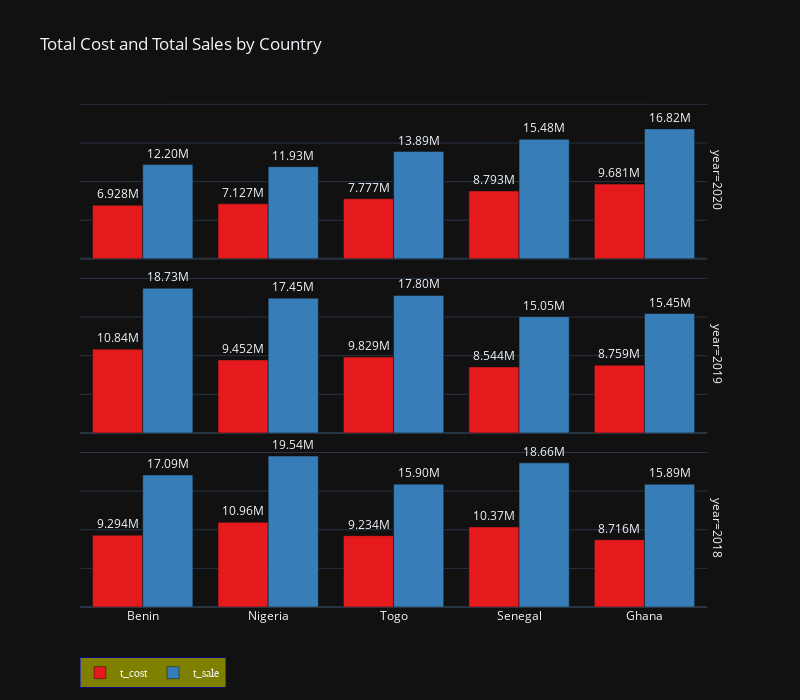

The notebook cell saved with this chart:
### Code cell
fig = px.bar(cntry_profit, 'country', ['t_cost', 't_sale'], text_auto='.4s', facet_row='year',
             title='Total Cost and Total Sales by Country', height=700, barmode='group',width=800,
             color_discrete_sequence=px.colors.qualitative.Set1, labels={'value':'', 'country':''})
fig.update_traces(textposition='outside', cliponaxis=False)
fig.update_yaxes(showticklabels=False)
fig.update_layout(legend = dict(
                        orientation='h',
                        title='',
                        font = dict(
                        family="Courier",
                        size=12,
                        ),
                        bgcolor='olive',
                        bordercolor='blue',
                        borderwidth=.5
                    ))

### Figure 1 — Plotly figure (JSON) as saved in the notebook; plotly's stock layout.template omitted (floating-point values rounded to 4 significant figures)
{"data": [{"alignmentgroup": "True", "cliponaxis": false, "hovertemplate": "variable=t_cost<br>year=2020<br>=%{y}<extra></extra>", "legendgroup": "t_cost", "marker": {"color": "rgb(228,26,28)", "pattern": {"shape": ""}}, "name": "t_cost", "offsetgroup": "t_cost", "orientation": "v", "showlegend": true, "textposition": "outside", "texttemplate": "%{y:.4s}", "type": "bar", "x": ["Benin", "Nigeria", "Togo", "Senegal", "Ghana"], "xaxis": "x3", "y": [6927960, 7126630, 7777190, 8792640, 9680680], "yaxis": "y3"}, {"alignmentgroup": "True", "cliponaxis": false, "hovertemplate": "variable=t_cost<br>year=2019<br>=%{y}<extra></extra>", "legendgroup": "t_cost", "marker": {"color": "rgb(228,26,28)", "pattern": {"shape": ""}}, "name": "t_cost", "offsetgroup": "t_cost", "orientation": "v", "showlegend": false, "textposition": "outside", "texttemplate": "%{y:.4s}", "type": "bar", "x": ["Senegal", "Ghana", "Nigeria", "Togo", "Benin"], "xaxis": "x2", "y": [8544020, 8758770, 9452460, 9829340, 10837760], "yaxis": "y2"}, {"alignmentgroup": "True", "cliponaxis": false, "hovertemplate": "variable=t_cost<br>year=2018<br>=%{y}<extra></extra>", "legendgroup": "t_cost", "marker": {"color": "rgb(228,26,28)", "pattern": {"shape": ""}}, "name": "t_cost", "offsetgroup": "t_cost", "orientation": "v", "showlegend": false, "textposition": "outside", "texttemplate": "%{y:.4s}", "type": "bar", "x": ["Ghana", "Togo", "Benin", "Senegal", "Nigeria"], "xaxis": "x", "y": [8716000, 9234220, 9294010, 10370050, 10963500], "yaxis": "y"}, {"alignmentgroup": "True", "cliponaxis": false, "hovertemplate": "variable=t_sale<br>year=2020<br>=%{y}<extra></extra>", "legendgroup": "t_sale", "marker": {"color": "rgb(55,126,184)", "pattern": {"shape": ""}}, "name": "t_sale", "offsetgroup": "t_sale", "orientation": "v", "showlegend": true, "textposition": "outside", "texttemplate": "%{y:.4s}", "type": "bar", "x": ["Benin", "Nigeria", "Togo", "Senegal", "Ghana"], "xaxis": "x3", "y": [12201300, 11931950, 13887150, 15480200, 16824750], "yaxis": "y3"}, {"alignmentgroup": "True", "cliponaxis": false, "hovertemplate": "variable=t_sale<br>year=2019<br>=%{y}<extra></extra>", "legendgroup": "t_sale", "marker": {"color": "rgb(55,126,184)", "pattern": {"shape": ""}}, "name": "t_sale", "offsetgroup": "t_sale", "orientation": "v", "showlegend": false, "textposition": "outside", "texttemplate": "%{y:.4s}", "type": "bar", "x": ["Senegal", "Ghana", "Nigeria", "Togo", "Benin"], "xaxis": "x2", "y": [15052550, 15451750, 17449800, 17801100, 18731000], "yaxis": "y2"}, {"alignmentgroup": "True", "cliponaxis": false, "hovertemplate": "variable=t_sale<br>year=2018<br>=%{y}<extra></extra>", "legendgroup": "t_sale", "marker": {"color": "rgb(55,126,184)", "pattern": {"shape": ""}}, "name": "t_sale", "offsetgroup": "t_sale", "orientation": "v", "showlegend": false, "textposition": "outside", "texttemplate": "%{y:.4s}", "type": "bar", "x": ["Ghana", "Togo", "Benin", "Senegal", "Nigeria"], "xaxis": "x", "y": [15892000, 15903500, 17089400, 18659150, 19537050], "yaxis": "y"}], "layout": {"annotations": [{"font": {}, "showarrow": false, "text": "year=2018", "textangle": 90, "x": 0.98, "xanchor": "left", "xref": "paper", "y": 0.1567, "yanchor": "middle", "yref": "paper"}, {"font": {}, "showarrow": false, "text": "year=2019", "textangle": 90, "x": 0.98, "xanchor": "left", "xref": "paper", "y": 0.5, "yanchor": "middle", "yref": "paper"}, {"font": {}, "showarrow": false, "text": "year=2020", "textangle": 90, "x": 0.98, "xanchor": "left", "xref": "paper", "y": 0.8433, "yanchor": "middle", "yref": "paper"}], "barmode": "group", "height": 700, "legend": {"bgcolor": "olive", "bordercolor": "blue", "borderwidth": 0.5, "font": {"family": "Courier", "size": 12}, "orientation": "h", "title": {"text": ""}, "tracegroupgap": 0}, "title": {"text": "Total Cost and Total Sales by Country"}, "width": 800, "xaxis": {"anchor": "y", "domain": [0, 0.98], "title": {"text": ""}}, "xaxis2": {"anchor": "y2", "domain": [0, 0.98], "matches": "x", "showticklabels": false}, "xaxis3": {"anchor": "y3", "domain": [0, 0.98], "matches": "x", "showticklabels": false}, "yaxis": {"anchor": "x", "domain": [0, 0.3133], "showticklabels": false, "title": {"text": ""}}, "yaxis2": {"anchor": "x2", "domain": [0.3433, 0.6567], "matches": "y", "showticklabels": false, "title": {"text": ""}}, "yaxis3": {"anchor": "x3", "domain": [0.6867, 1.0], "matches": "y", "showticklabels": false, "title": {"text": ""}}}}
